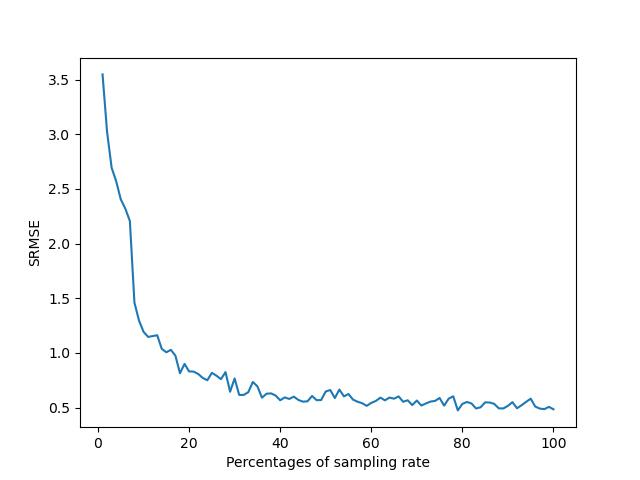

Write Python code to recreate this figure.
from cmath import sqrt
from re import L
from tabnanny import verbose
import pandas as pd
import itertools
from math import sqrt
import matplotlib.pyplot as plt
from pyparsing import one_of
import bnlearn as bn
from pgmpy.sampling import GibbsSampling, BayesianModelSampling


def SRMSE(actual, pred):
    '''
    This calculate the SRMSE for 2 pandas.dataframe based on the list of their attributes
    The actual has to have the same or more columns than pred
    This will compare only the one that is in pred's colls
    '''

    total_att = 1
    full_list = {}
    attributes = pred.columns

    # Get the possible values for each att
    for att in attributes:
        possible_values = actual[att].unique()
        total_att *= len(possible_values)
        full_list[att] = possible_values

    # Generate all the possible combinations
    keys, values = zip(*full_list.items())
    combinations = [dict(zip(keys, v)) for v in itertools.product(*values)]
    
    #calculate
    hold = 0
    for instance in combinations:
        # the 2 would be None or not None at the same time
        check_actual = None
        check_pred = None
        for att in attributes:
            if check_actual is not None:
                check_actual &= (actual[att] == instance[att])
                check_pred &= (pred[att] == instance[att])
            else:
                check_actual = (actual[att] == instance[att])
                check_pred = (pred[att] == instance[att])
        # This assumes that there will always be False result
        freq_actual = 1 - ((check_actual.value_counts()[False]) / len(check_actual))
        freq_pred = 1 - ((check_pred.value_counts()[False]) / len(check_pred))
        hold += (freq_actual - freq_pred)**2
    
    result = sqrt(hold * total_att)

    return result


def sampling(model, n=1000, type='forward', init_state=None):
    '''
    This will define different sampling methods using the BN_network (model)
    The network is pgmpy.model.BayesianNetwork
    '''
    sampling_df = None

    if type == 'gibbs':
        # Using GibbsSampling, noted here it initial/seed is random by default
        gibbs_chain = GibbsSampling(model)
        sampling_df = gibbs_chain.sample(size=n, start_state=init_state)

        # This is needed as the result of Gibb is set to only int
        sampling_df = sampling_df.astype('object')
        # This part is updating the cardinality of Gibb with their corresponding label
        for att in gibbs_chain.variables:
            pos_ref = model.get_cpds(att).state_names[att]
            for i in sampling_df.index:
                sampling_df.at[i, att] = pos_ref[sampling_df.at[i, att]]
    else:
        # Using other sampling methods
        infer_model = BayesianModelSampling(model)
        match type:
            case 'forward':
                sampling_df = infer_model.forward_sample(size=n)
            case 'rejection':
                sampling_df = infer_model.rejection_sample(size=n)
            case 'likelihood':
                sampling_df = infer_model.likelihood_weighted_sample(size=n)
            case _:
                print("Wrong type name")
        
    return sampling_df


def plot_SRMSE_bayes(orginal):
    N = orginal.shape[0]
    X = []
    Y = []

    one_percent = int(N/100)
    i = 0
    for num in range(one_percent, N, one_percent):
        i += 1
        X.append(i)
        print(i)
        # It is noted that with small samples, cannot ebtablish the edges
        seed_df = df.sample(n = num).copy()
        # Learn the DAG in data using Bayesian structure learning:
        DAG = bn.structure_learning.fit(seed_df, methodtype='hc', scoretype='bic', verbose=0)
        # Remove insignificant edges
        DAG = bn.independence_test(DAG, seed_df, alpha=0.05, prune=True, verbose=0)
        # Parameter learning on the user-defined DAG and input data using Bayes to estimate the CPTs
        model = bn.parameter_learning.fit(DAG, seed_df, methodtype='bayes', verbose=0)
        # Sampling
        sampling_df = sampling(model['model'], n = N*2, type = 'gibbs')
        # Calculate the SRMSE
        Y.append(SRMSE(df, sampling_df))
        # print(X, Y)

    plt.plot(X, Y)
    plt.xlabel('Percentages of sampling rate')
    plt.ylabel('SRMSE')
    plt.savefig('test.png')
    # plt.show()


if __name__ == "__main__":
    ATTRIBUTES = ['AGEGROUP', 'PERSINC', 'SEX', 'CARLICENCE']
    
    # import data
    original_df = pd.read_csv("./data/VISTA_2012_16_v1_SA1_CSV/P_VISTA12_16_SA1_V1.csv")
    df = original_df[ATTRIBUTES].dropna()

    plot_SRMSE_bayes(df)
    
    # TODO: for the missing att (they are not in the graph) they can be sampled from distribution - I think?
